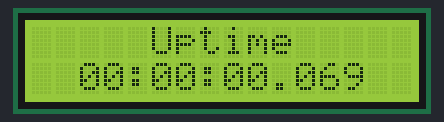
A sketch run on a simulated Arduino Uno, built with avr-gcc and run on an emulated ATmega328P. Parts: 16×2 character LCD.

Above: at 0.23 s.
At 5.12 s:
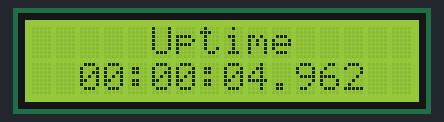
At 10.02 s:
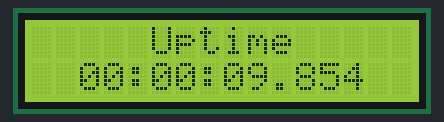
At 19.81 s:
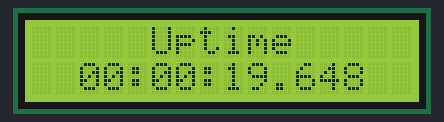
At 29.6 s:
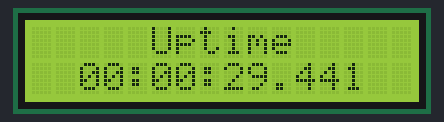
At 39.7 s:
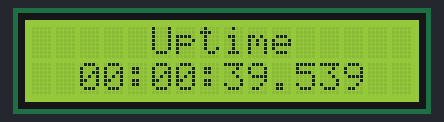

The sketch:

lcd_uptime.ino
```cpp
// 稼働時間を HH:MM:SS.mmm でカウントアップ表示する。
// 接続は lcd_i2c と同じ(I2C, pull-up抵抗必須)。アドレスは 0x27。
#include <Wire.h>
#include <LiquidCrystal_I2C.h>

LiquidCrystal_I2C lcd(0x27, 16, 2);

void setup() {
  lcd.init();
  lcd.backlight();
  lcd.setCursor(5, 0);     // 1行目中央あたり
  lcd.print("Uptime");
}

void loop() {
  unsigned long ms = millis();        // 起動からの経過ミリ秒
  unsigned long msec = ms % 1000;
  unsigned long sec  = (ms / 1000) % 60;
  unsigned long min  = (ms / 60000) % 60;
  unsigned long hour = ms / 3600000;  // 時間は桁あふれせず増える(約49.7日でmillisがrollover)

  char buf[16];
  snprintf(buf, sizeof(buf), "%02lu:%02lu:%02lu.%03lu", hour, min, sec, msec);

  lcd.setCursor(2, 1);     // 2行目, "00:00:00.000"(12文字)を中央寄せ
  lcd.print(buf);          // clear()せず同じ位置に上書き → チラつかない
}
```
